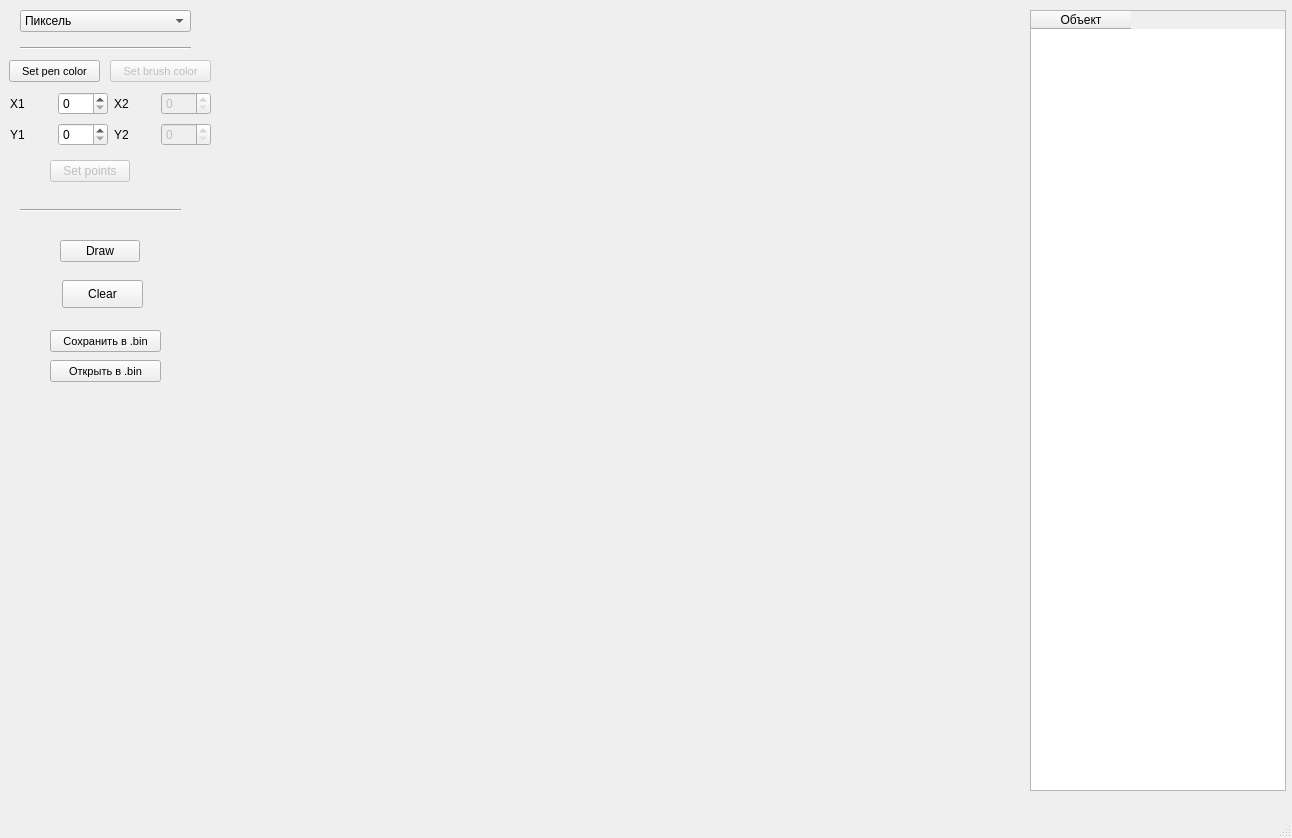
<?xml version="1.0" encoding="UTF-8"?>
<ui version="4.0">
 <class>MainWindow</class>
 <widget class="QMainWindow" name="MainWindow">
  <property name="geometry">
   <rect>
    <x>0</x>
    <y>0</y>
    <width>1292</width>
    <height>838</height>
   </rect>
  </property>
  <property name="windowTitle">
   <string>MainWindow</string>
  </property>
  <widget class="QWidget" name="centralwidget">
   <widget class="my_drawing_widget" name="draw_widget" native="true">
    <property name="geometry">
     <rect>
      <x>219</x>
      <y>10</y>
      <width>800</width>
      <height>800</height>
     </rect>
    </property>
    <property name="sizePolicy">
     <sizepolicy hsizetype="Fixed" vsizetype="Fixed">
      <horstretch>0</horstretch>
      <verstretch>0</verstretch>
     </sizepolicy>
    </property>
   </widget>
   <widget class="Line" name="line">
    <property name="geometry">
     <rect>
      <x>20</x>
      <y>40</y>
      <width>171</width>
      <height>16</height>
     </rect>
    </property>
    <property name="orientation">
     <enum>Qt::Horizontal</enum>
    </property>
   </widget>
   <widget class="QPushButton" name="draw_btn">
    <property name="enabled">
     <bool>true</bool>
    </property>
    <property name="geometry">
     <rect>
      <x>60</x>
      <y>240</y>
      <width>80</width>
      <height>22</height>
     </rect>
    </property>
    <property name="text">
     <string>Draw</string>
    </property>
   </widget>
   <widget class="Line" name="line_2">
    <property name="geometry">
     <rect>
      <x>20</x>
      <y>200</y>
      <width>161</width>
      <height>20</height>
     </rect>
    </property>
    <property name="orientation">
     <enum>Qt::Horizontal</enum>
    </property>
   </widget>
   <widget class="QComboBox" name="spin_type">
    <property name="geometry">
     <rect>
      <x>20</x>
      <y>10</y>
      <width>171</width>
      <height>22</height>
     </rect>
    </property>
    <item>
     <property name="text">
      <string>Пиксель</string>
     </property>
    </item>
    <item>
     <property name="text">
      <string>Линия</string>
     </property>
    </item>
    <item>
     <property name="text">
      <string>Прямоугольник</string>
     </property>
    </item>
    <item>
     <property name="text">
      <string>Эллипс</string>
     </property>
    </item>
    <item>
     <property name="text">
      <string>Ломанная</string>
     </property>
    </item>
    <item>
     <property name="text">
      <string>Полигон</string>
     </property>
    </item>
   </widget>
   <widget class="QPushButton" name="btn_color_pen">
    <property name="geometry">
     <rect>
      <x>9</x>
      <y>60</y>
      <width>91</width>
      <height>22</height>
     </rect>
    </property>
    <property name="font">
     <font>
      <pointsize>8</pointsize>
     </font>
    </property>
    <property name="styleSheet">
     <string notr="true"/>
    </property>
    <property name="text">
     <string>Set pen color</string>
    </property>
   </widget>
   <widget class="QPushButton" name="set_points">
    <property name="enabled">
     <bool>false</bool>
    </property>
    <property name="geometry">
     <rect>
      <x>50</x>
      <y>160</y>
      <width>80</width>
      <height>22</height>
     </rect>
    </property>
    <property name="text">
     <string>Set points</string>
    </property>
   </widget>
   <widget class="QPushButton" name="btn_color_brush">
    <property name="enabled">
     <bool>false</bool>
    </property>
    <property name="geometry">
     <rect>
      <x>110</x>
      <y>60</y>
      <width>101</width>
      <height>22</height>
     </rect>
    </property>
    <property name="font">
     <font>
      <pointsize>8</pointsize>
     </font>
    </property>
    <property name="text">
     <string>Set brush color</string>
    </property>
   </widget>
   <widget class="QWidget" name="layoutWidget">
    <property name="geometry">
     <rect>
      <x>10</x>
      <y>90</y>
      <width>201</width>
      <height>60</height>
     </rect>
    </property>
    <layout class="QHBoxLayout" name="horizontalLayout_5">
     <item>
      <layout class="QVBoxLayout" name="verticalLayout_2">
       <item>
        <layout class="QHBoxLayout" name="horizontalLayout">
         <item>
          <widget class="QLabel" name="label">
           <property name="text">
            <string>X1</string>
           </property>
          </widget>
         </item>
         <item>
          <widget class="QSpinBox" name="spinBox_x1">
           <property name="minimumSize">
            <size>
             <width>50</width>
             <height>0</height>
            </size>
           </property>
           <property name="maximum">
            <number>799</number>
           </property>
          </widget>
         </item>
        </layout>
       </item>
       <item>
        <layout class="QHBoxLayout" name="horizontalLayout_2">
         <item>
          <widget class="QLabel" name="label_2">
           <property name="text">
            <string>Y1</string>
           </property>
          </widget>
         </item>
         <item>
          <widget class="QSpinBox" name="spinBox_y1">
           <property name="minimumSize">
            <size>
             <width>50</width>
             <height>0</height>
            </size>
           </property>
           <property name="maximum">
            <number>799</number>
           </property>
          </widget>
         </item>
        </layout>
       </item>
      </layout>
     </item>
     <item>
      <layout class="QVBoxLayout" name="verticalLayout">
       <item>
        <layout class="QHBoxLayout" name="horizontalLayout_3">
         <item>
          <widget class="QLabel" name="label_3">
           <property name="text">
            <string>X2</string>
           </property>
          </widget>
         </item>
         <item>
          <widget class="QSpinBox" name="spinBox_x2">
           <property name="enabled">
            <bool>false</bool>
           </property>
           <property name="minimumSize">
            <size>
             <width>50</width>
             <height>0</height>
            </size>
           </property>
           <property name="maximum">
            <number>799</number>
           </property>
          </widget>
         </item>
        </layout>
       </item>
       <item>
        <layout class="QHBoxLayout" name="horizontalLayout_4">
         <item>
          <widget class="QLabel" name="label_4">
           <property name="text">
            <string>Y2</string>
           </property>
          </widget>
         </item>
         <item>
          <widget class="QSpinBox" name="spinBox_y2">
           <property name="enabled">
            <bool>false</bool>
           </property>
           <property name="minimumSize">
            <size>
             <width>50</width>
             <height>0</height>
            </size>
           </property>
           <property name="maximum">
            <number>799</number>
           </property>
          </widget>
         </item>
        </layout>
       </item>
      </layout>
     </item>
    </layout>
   </widget>
   <widget class="QTableWidget" name="table_objects">
    <property name="geometry">
     <rect>
      <x>1030</x>
      <y>10</y>
      <width>256</width>
      <height>781</height>
     </rect>
    </property>
    <property name="editTriggers">
     <set>QAbstractItemView::AnyKeyPressed|QAbstractItemView::EditKeyPressed</set>
    </property>
    <property name="rowCount">
     <number>0</number>
    </property>
    <property name="columnCount">
     <number>1</number>
    </property>
    <column>
     <property name="text">
      <string>Объект</string>
     </property>
    </column>
   </widget>
   <widget class="QPushButton" name="btn_clear">
    <property name="geometry">
     <rect>
      <x>62</x>
      <y>280</y>
      <width>81</width>
      <height>28</height>
     </rect>
    </property>
    <property name="text">
     <string>Clear</string>
    </property>
   </widget>
   <widget class="QPushButton" name="pushButton_save">
    <property name="geometry">
     <rect>
      <x>50</x>
      <y>330</y>
      <width>111</width>
      <height>22</height>
     </rect>
    </property>
    <property name="font">
     <font>
      <pointsize>8</pointsize>
     </font>
    </property>
    <property name="text">
     <string>Сохранить в .bin</string>
    </property>
   </widget>
   <widget class="QPushButton" name="pushButton_open">
    <property name="geometry">
     <rect>
      <x>50</x>
      <y>360</y>
      <width>111</width>
      <height>22</height>
     </rect>
    </property>
    <property name="font">
     <font>
      <pointsize>8</pointsize>
     </font>
    </property>
    <property name="text">
     <string>Открыть в .bin</string>
    </property>
   </widget>
  </widget>
  <widget class="QMenuBar" name="menubar">
   <property name="geometry">
    <rect>
     <x>0</x>
     <y>0</y>
     <width>1292</width>
     <height>21</height>
    </rect>
   </property>
  </widget>
  <widget class="QStatusBar" name="statusbar"/>
 </widget>
 <customwidgets>
  <customwidget>
   <class>my_drawing_widget</class>
   <extends>QWidget</extends>
   <header>my_drawing_widget.h</header>
   <container>1</container>
  </customwidget>
 </customwidgets>
 <resources/>
 <connections/>
</ui>
